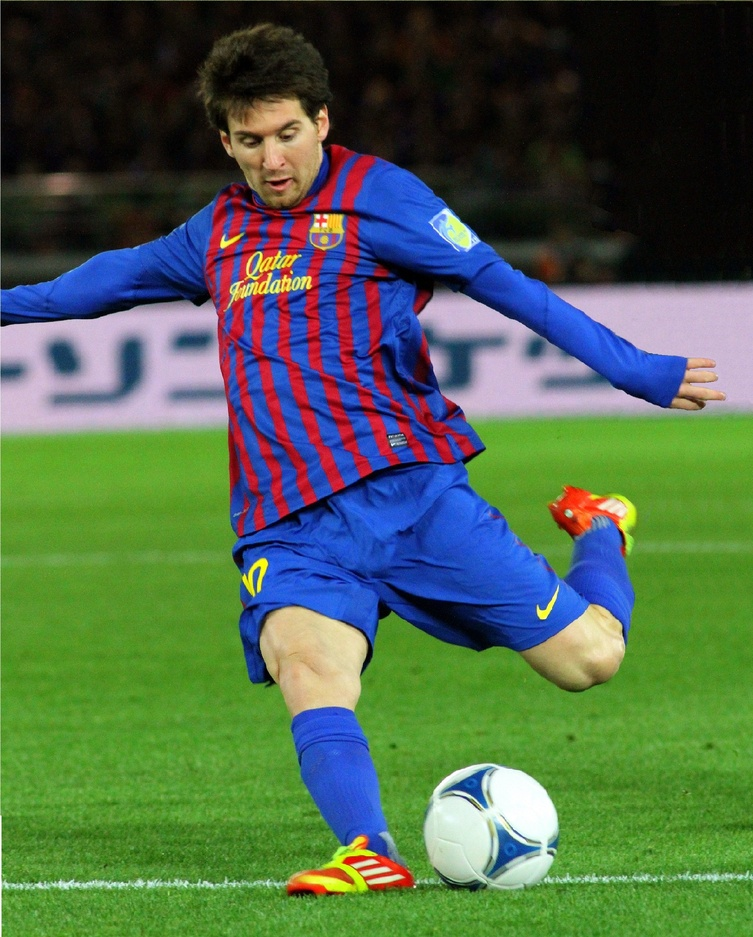
#> input picture imgs/004_messi.jpg, 753 x 937 px, shrunk from 2032 x 2528 before the run, found by its file name
$ python histograma02.py
#> lines starting #> are read from the running program, lines starting #| are printed output that depends on the picture
# Equalização do histograma
import cv2
from matplotlib import pyplot as plt


def mostrar_img(PATH_IMG):
    img = cv2.imread(PATH_IMG)
#> img is the input picture: shape (937, 753, 3); mean B, G, R 76.1, 101.8, 78.1
    plt.imshow(img)
    plt.show()
    return img


def plot_histogram(img_path):
    img = cv2.imread(img_path)  # caminho da imagem
    azul, verde, vermelho = cv2.split(img)
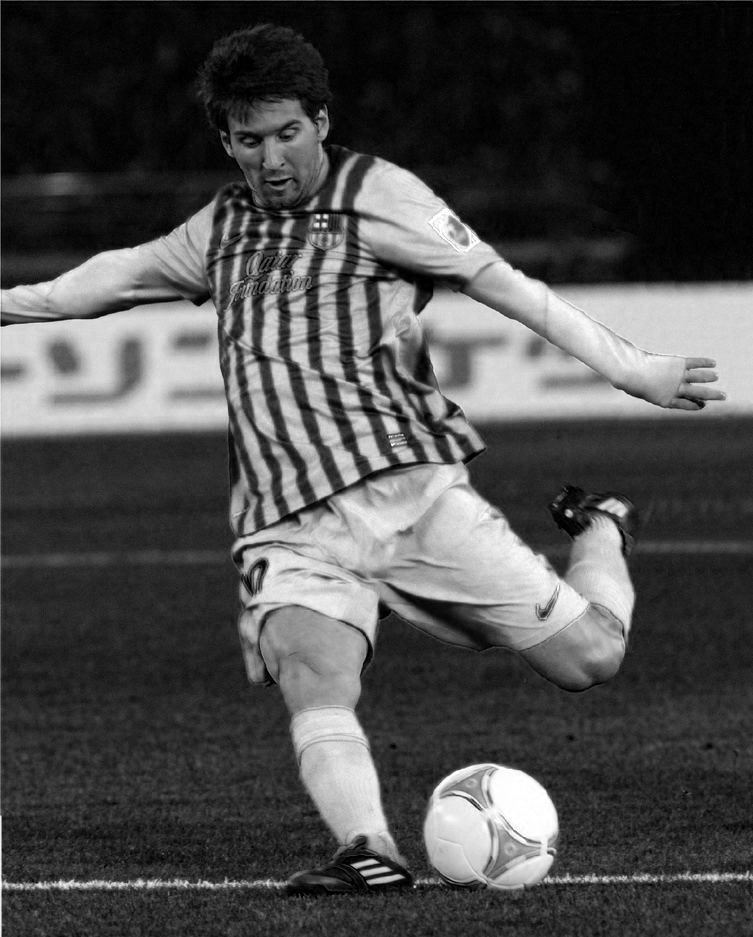
#> azul: shape (937, 753); min 0, max 255, mean 76.1
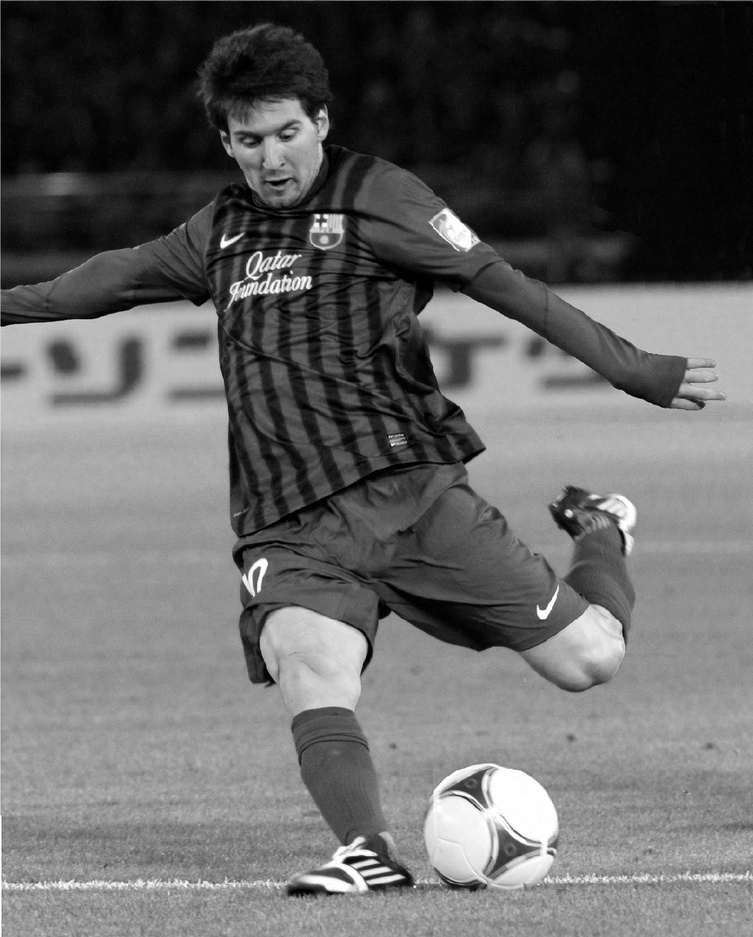
#> verde: shape (937, 753); min 0, max 255, mean 101.8
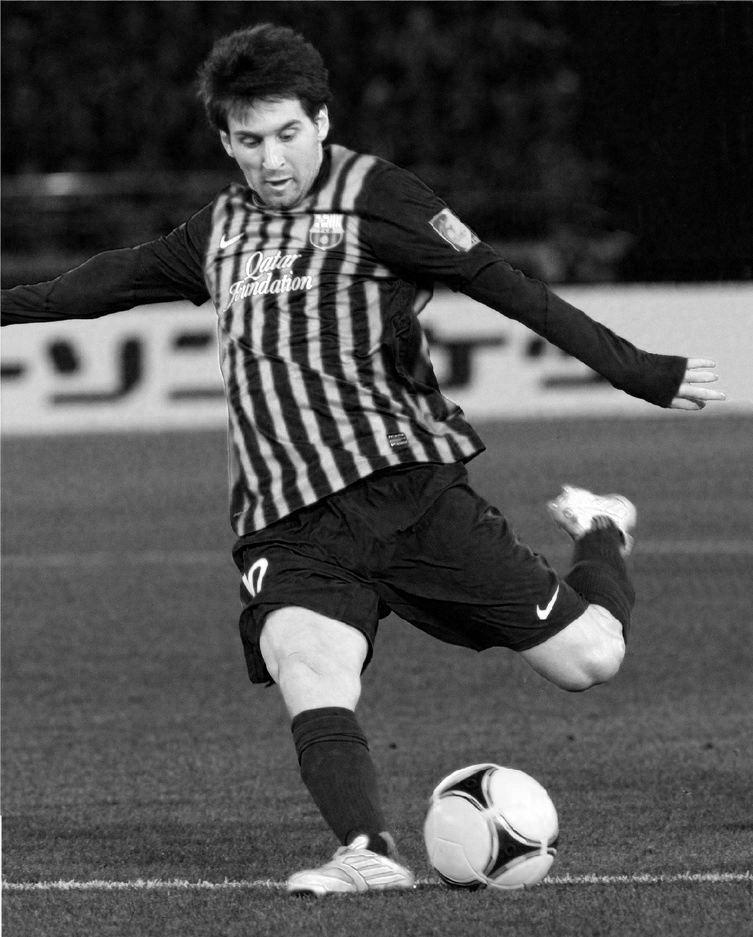
#> vermelho: shape (937, 753); min 0, max 255, mean 78.1
    fig = plt.figure(figsize=(20, 5))
    # uma linha, 3 colunas, referente a primeira imagem
    ax1 = fig.add_subplot(131)
    ax1.hist(azul.ravel(), 256, [0, 256])
    plt.title("Histograma com canal azul")
    ########################################
    ax2 = fig.add_subplot(132)
    ax2.hist(verde.ravel(), 256, [0, 256])
    plt.title("Histograma com canal verde")
    ########################################
    ax3 = fig.add_subplot(133)
    ax3.hist(vermelho.ravel(), 256, [0, 256])
    plt.title("Histograma com canal vermelho")
    plt.show()
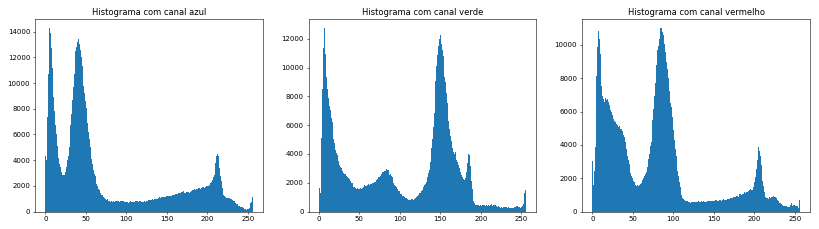
#> figure drawn by matplotlib, 3 panels; panel 1: tallest bar 14269 high, from x = 5 to 6; panel 2: tallest bar 12745 high, from x = 6 to 7; panel 3: tallest bar 11004 high, from x = 85 to 86


if __name__ == "__main__":
    img_path = r"C:\Users\rozas\Projects\opencv-experiments\imgs\004_messi.jpg"
    mostrar_img(img_path)
    plot_histogram(img_path)

$ run again, with imgs/005_cafe.jpg copied over imgs/004_messi.jpg
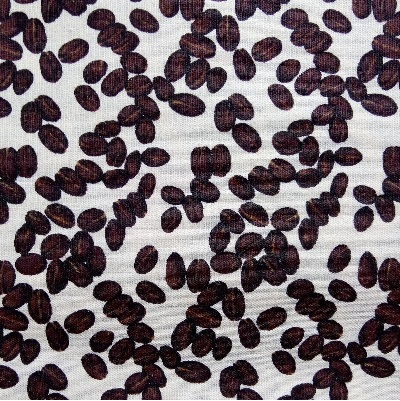
#> input picture imgs/005_cafe.jpg, 400 x 401 px, found by its file name
#> in mostrar_img, img is the input picture: shape (401, 400, 3); mean B, G, R 113.4, 108.5, 118.6
#> in plot_histogram, `azul, verde, vermelho = cv2.split(img)`:
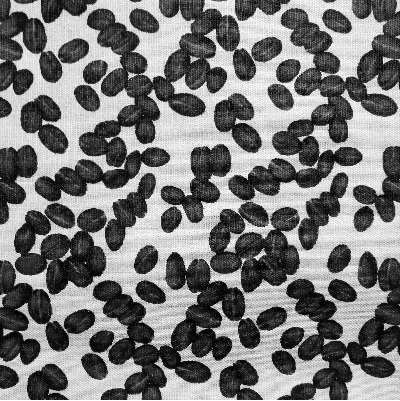
#> vermelho: shape (401, 400); min 0, max 255, mean 118.6
#> in plot_histogram, `plt.show()`:
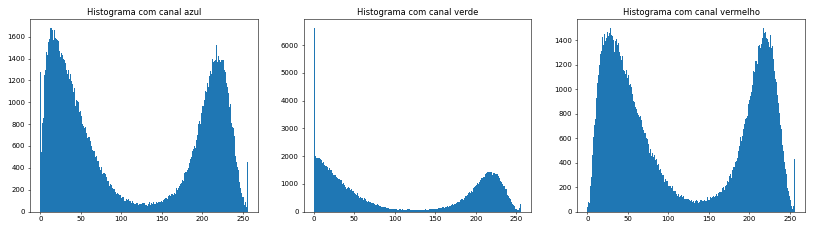
#> figure drawn by matplotlib, 3 panels; panel 1: tallest bar 1678 high, from x = 12 to 13; panel 2: tallest bar 6614 high, from x = 0 to 1; panel 3: tallest bar 1497 high, from x = 217 to 218

$ run again, with imgs/009_tampa_azul.jpg copied over imgs/004_messi.jpg
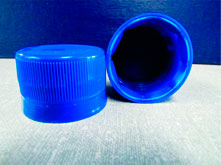
#> input picture imgs/009_tampa_azul.jpg, 221 x 165 px, found by its file name
#> in mostrar_img, img is the input picture: shape (165, 221, 3); mean B, G, R 186.7, 115.4, 84.1
#> in plot_histogram, `azul, verde, vermelho = cv2.split(img)`:
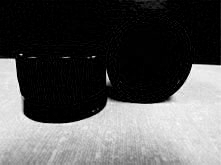
#> vermelho: shape (165, 221); min 0, max 255, mean 84.1
#> in plot_histogram, `plt.show()`:
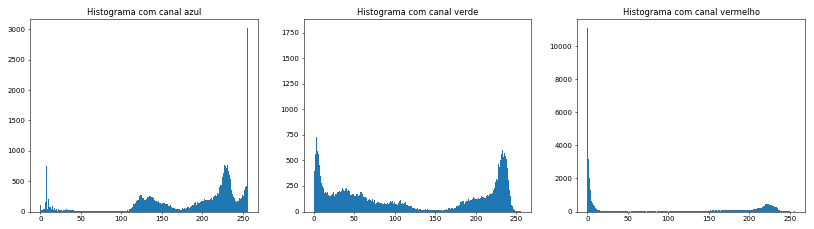
#> figure drawn by matplotlib, 3 panels; panel 1: tallest bar 3020 high, from x = 255 to 256; panel 2: tallest bar 1793 high, from x = 2 to 3; panel 3: tallest bar 11082 high, from x = 0 to 1
